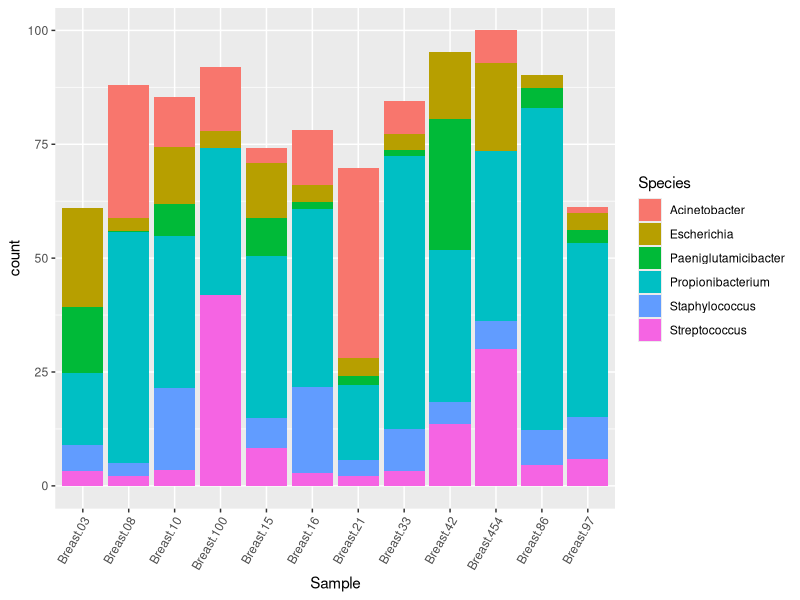
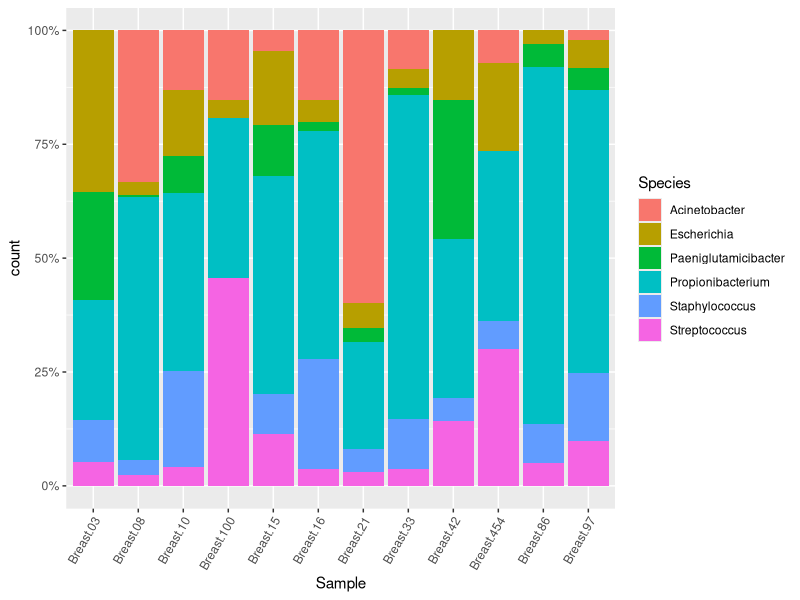
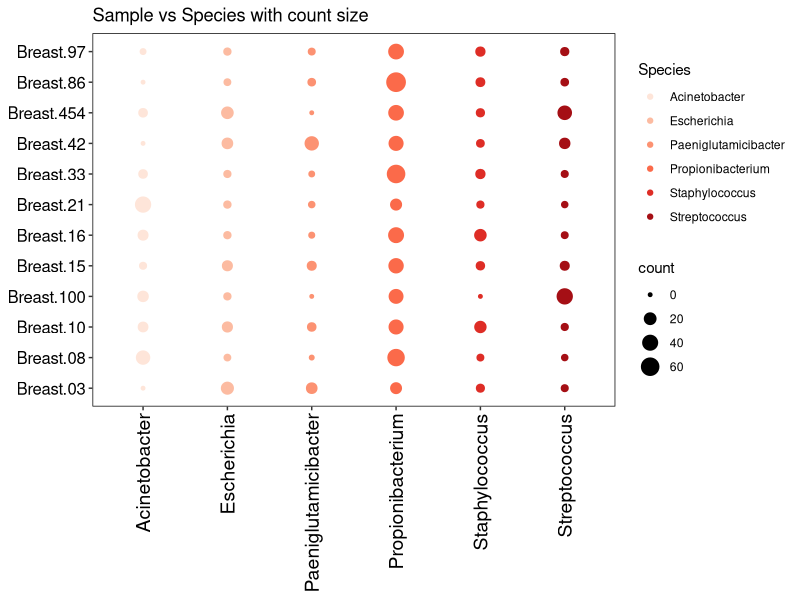
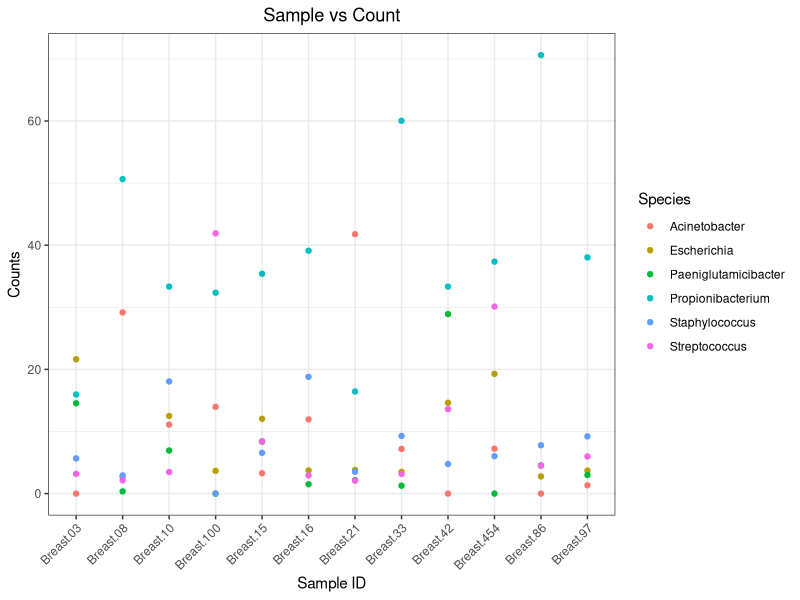
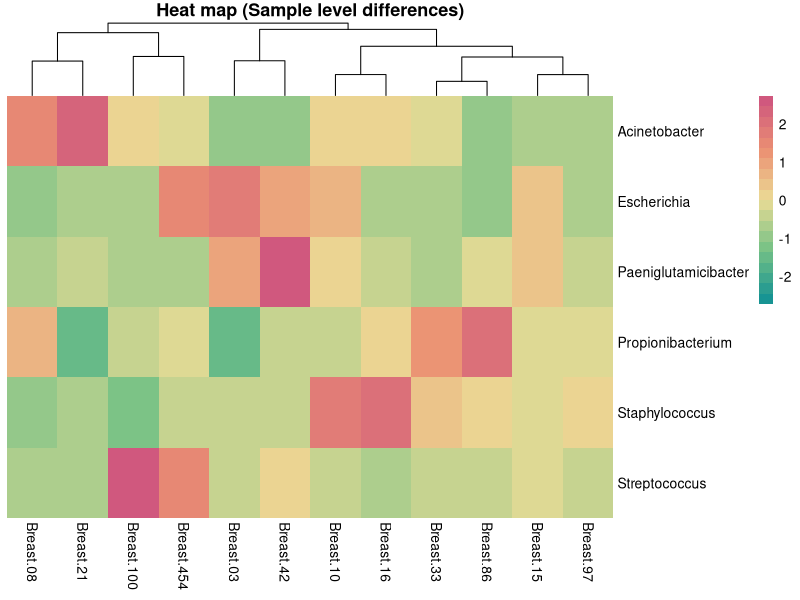

Recreate these plots in R, in order.
### set working directory and load input file 

setwd("test_html/")
originaldata <- read.table("barPlotInfo_ge_CT_5_breast.txt",sep='\t', row.names=1, header=TRUE) ## should be data frame

### select sub set based on coulmn number or name 

 newdata_1=subset(originaldata, select=c(1:10,22,23))  ## col number based OR
 #newdata_1=subset(originaldata, select=c("Breast.03","Breast.08","Breast.100")) ##name based

############# Mean greater than threshold ####################
newdata_1=newdata_1[rowSums(newdata_1) >0.1 ,drop=FALSE, ] #take only those rows which are greater than zero

## apply filter all sample threshold
allsample_threshhold <- 1
data_wt=newdata_1[(rowSums(newdata_1)/nrow(newdata_1))>= allsample_threshhold,drop=FALSE, ]
nor <- data_wt
data_wt <- as.data.frame(t(data_wt))


library(tidyverse)
library('dplyr') ##HAS COUNT FUNCTION

## preparation of data format for plots
data_wt$Sample <-  row.names(data_wt)  
data_wt <- data_wt %>% 
  pivot_longer(!Sample, names_to = "Species", values_to = "count") # Gathering the columns to have normalized counts to a single column


####  Lets Plot #################
library(ggplot2)
library(RColorBrewer)

## setting 2 different color variables

my_palette <- colorRampPalette(c("#179493","#76c286", "#ebdc96", "#ec9173","#d0587e"), alpha=TRUE)(n=20)
heat_colors <- brewer.pal(6, "Reds") ##"Greens"  ##"Blues"

#####  First : Stack plot with count #### 

ggplot(data_wt, aes(x = Sample, y = count, fill = Species)) + 
  geom_bar(stat = "identity")  + theme(axis.text.x = element_text(angle = 60, vjust = 1, hjust=1))

#####  Second : Stack plot with percent #### 

ggplot(data_wt, aes(x = Sample, y = count, fill = Species)) + 
  geom_col(position = "fill") +
  scale_y_continuous(labels = scales::percent)  + theme(axis.text.x = element_text(angle = 60, vjust = 1, hjust=1))

#### Third :Dot Plot (Sample vs Species with count size)  ##########

ggplot(data_wt,aes(x=Species,y=Sample )) +
  geom_point(aes(size=count,  color = Species))+
  scale_color_manual(values = heat_colors )+              ### in case heat_color doesnt work replace with manual or other like c("red","blue")
  #scale_color_gradientn('Log2 mean (Molecule 1, Molecule 2)', colors=my_palette) +
  ggtitle("Sample vs Species with count size ") +
  theme_bw() +
  theme(panel.grid.minor = element_blank(),
        panel.grid.major = element_blank(),
        axis.text=element_text(size=14, colour = "black"),
        axis.text.x = element_text(angle = 90, hjust = 1, vjust = 0.5),
        axis.text.y = element_text(size=12, colour = "black"),
        axis.title=element_blank(),
        panel.border = element_rect(size = 0.5, linetype = "solid", colour = "black"))



#######  Fourth : Dot Plot (Sample vs Count)

ggplot(data_wt) +
  geom_point(aes(x = Sample , y = count, color = Species )) +
  ## scale_y_log10() +  ##want to scale it or not??
  xlab("Sample ID") +
  ylab("Counts") +
  ggtitle("Sample vs Count") +
  theme_bw() +
  theme(axis.text.x = element_text(angle = 45, hjust = 1)) +
  theme(plot.title = element_text(hjust = 0.5))



################  Fifth : Heat Map ##############3

library(ComplexHeatmap)
### Run pheatmap
pheatmap::pheatmap( nor, 
                    color = my_palette, 
                    cluster_cols  = T,
                    cluster_rows = F,
                    show_rownames = T,
                    border_color = NA, 
                    fontsize = 10, 
                    scale = "row", #row #column #none  ## row wise differences clarity (i.e b/w samples)
                    fontsize_row = 10, 
                    height = 20, 
                    main= "Heat map (Sample level differences)"
)
